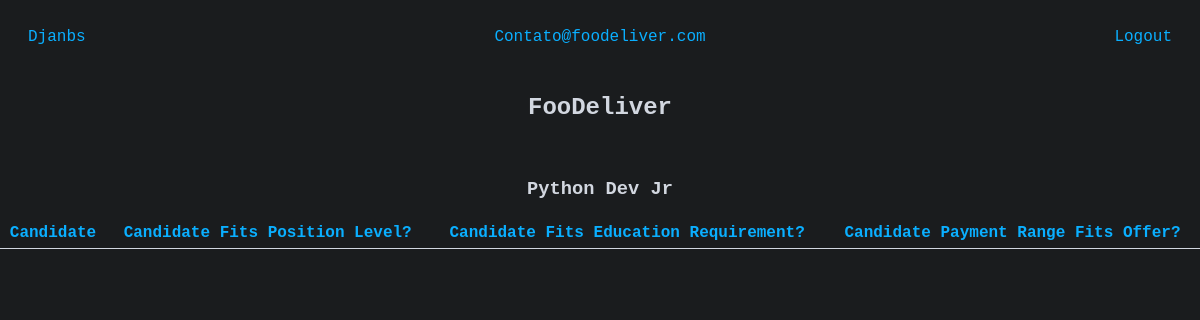
Page /details-offer/1/ (signed in) on the committed database.
### djanbs/jobs/models.py (models this page shows, shortened)
class User(AbstractUser):
    username = models.CharField(max_length=50, blank=True, null=True, unique=True)
    email = models.EmailField(_('email address'), unique=True)
    USERNAME_FIELD = 'email'
    REQUIRED_FIELDS = ['username', 'password']
    is_company = models.BooleanField(default=False)
    is_candidate = models.BooleanField(default=False)
    def __str__(self):
        return self.email

class Company(models.Model):
    user = models.OneToOneField(User, null=True, on_delete=models.CASCADE)
    name = models.CharField(max_length=50, null=True)
    email = models.EmailField(null=True)
    site = models.URLField(null=True)

class JobOffer(models.Model):
    name = models.CharField(max_length=125)
    location = models.CharField(max_length=50)
    description = models.TextField(null=True)
    company = models.ForeignKey(Company, on_delete=models.CASCADE, null=True)
    payment_range = models.IntegerField(choices=PaymentRange.choices)
    education_req = models.IntegerField(choices=EducationRequirement.choices)
    position_level = models.IntegerField(choices=PositionLevel.choices)
    date_created = models.DateTimeField(auto_now_add=True, null=True)
    def __str__(self):
        return self.name

### djanbs/jobs/decorators.py (the view)
        def wrapper_func(request, *args, **kwargs):
            group = None
            if request.user.groups.exists():
                group = request.user.groups.all()[0].name # The first group
            if group in allowed_roles:
                return view_func(request, *args, **kwargs)
            else:
                return redirect('home')

### djanbs/jobs/views/views.py (called while the page is built)
@allowed_groups(allowed_roles=['company'])
def details_job_offer(request, pk):
    job_offer = JobOffer.objects.get(id=pk) # type: ignore
    if request.user.company.id == job_offer.company.id:
        offer_candidates = [
            jc for jc in JobCandidated.objects.filter(job_offer=job_offer)]
        context = {
            'job_offer': job_offer,
            'offer_candidates': offer_candidates,
            }
        return render(request, 'jobs/details-job.html', context)
    raise Http404

### djanbs/jobs/templates/jobs/details-job.html (shortened to what this page needs)
{% extends "jobs/base.html" %}
{% block content %}
<center><h2> {{ request.user.company.name }} </h2></center>
<br>
<center><h3> {{ job_offer }} </h3></center>
<table>
<tr class="blue">
    <th>Candidate</th>
    <th>Candidate Fits Position Level?</th>
    <th>Candidate Fits Education Requirement?</th>
    <th>Candidate Payment Range Fits Offer?</th>
</tr>
</table>
{% endblock content %}

### djanbs/jobs/templates/jobs/base.html (shortened to what this page needs)
<!DOCTYPE html>
{% load static %}
<html>
	<head>
        <link rel="stylesheet" type="text/css" href="{% static 'jobs/style.css' %}"/>
	</head>
	<body>
        <div class="topbar">
            <a href="{% url 'home' %}">Djanbs</a>
            {% if user.is_authenticated %}
            <a class="ralign" href="{% url 'profile' %}">{{ user|capfirst }}</a>
            <a class="ralign logoutred" href="{% url 'logout' %}">Logout</a>
            {% endif %}
        </div>
        {% block content %}
        {% endblock content %}
	</body>
</html>

### djanbs/jobs/static/jobs/style.css (style rules this page uses)
:root { --light: #d2d7e0; --dark: #1A1C1E; --darker: #141517; --blue: #0aafff; --red: #D74545; --darkred: #9C1A1A; }
body { background-color: var(--dark); color: var(--light); max-width: 1200px; margin: auto; font-family: monospace; font-size: 16px; }
table { width: 100%; border-collapse: collapse; margin: auto; }
th, td { border-bottom: 0.05em solid var(--light); padding: 6px; text-align: center; }
a { text-decoration: none; }
.topbar, .topbar a { padding: 14px; color: var(--blue); clear: both; display: flex; justify-content: right; }
.ralign { margin-right: 0px; margin-left: auto; }
.logoutred { color: var(--red); }
.blue { color: var(--blue); }

### rows in the picture
User: email "Contato@foodeliver.com", user.company.name "FooDeliver"
JobOffer: name "Python Dev Jr"
